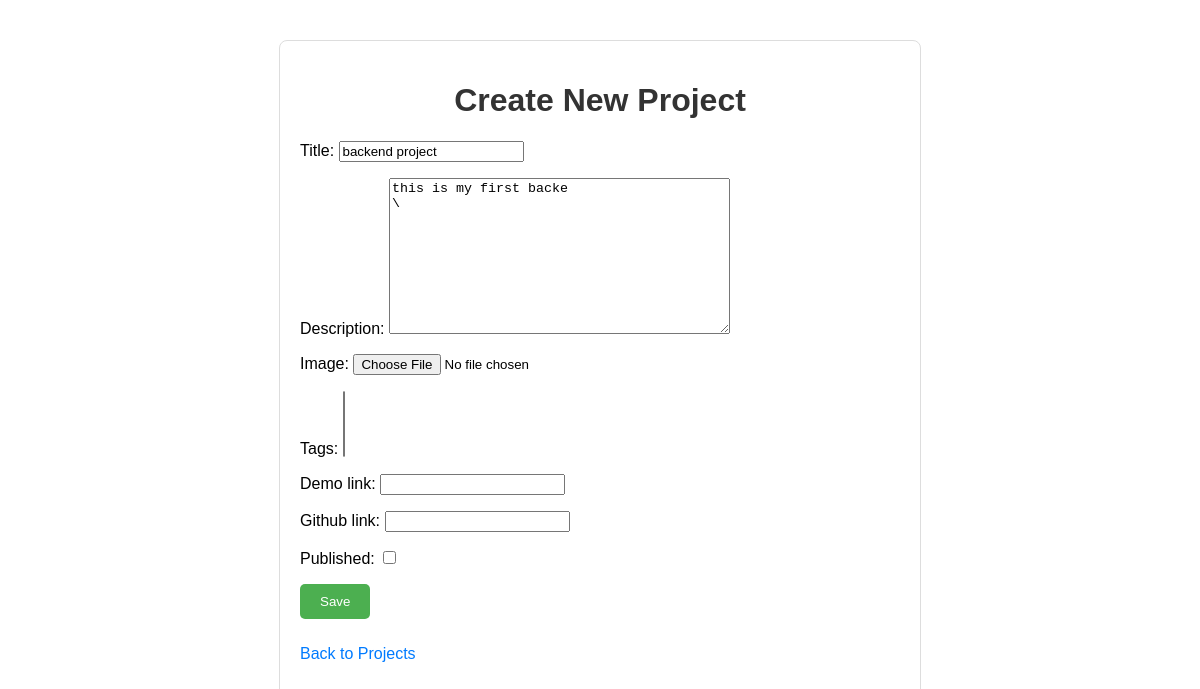
/accounts/projects/7/edit/, run on an earlier commit of the app's database.
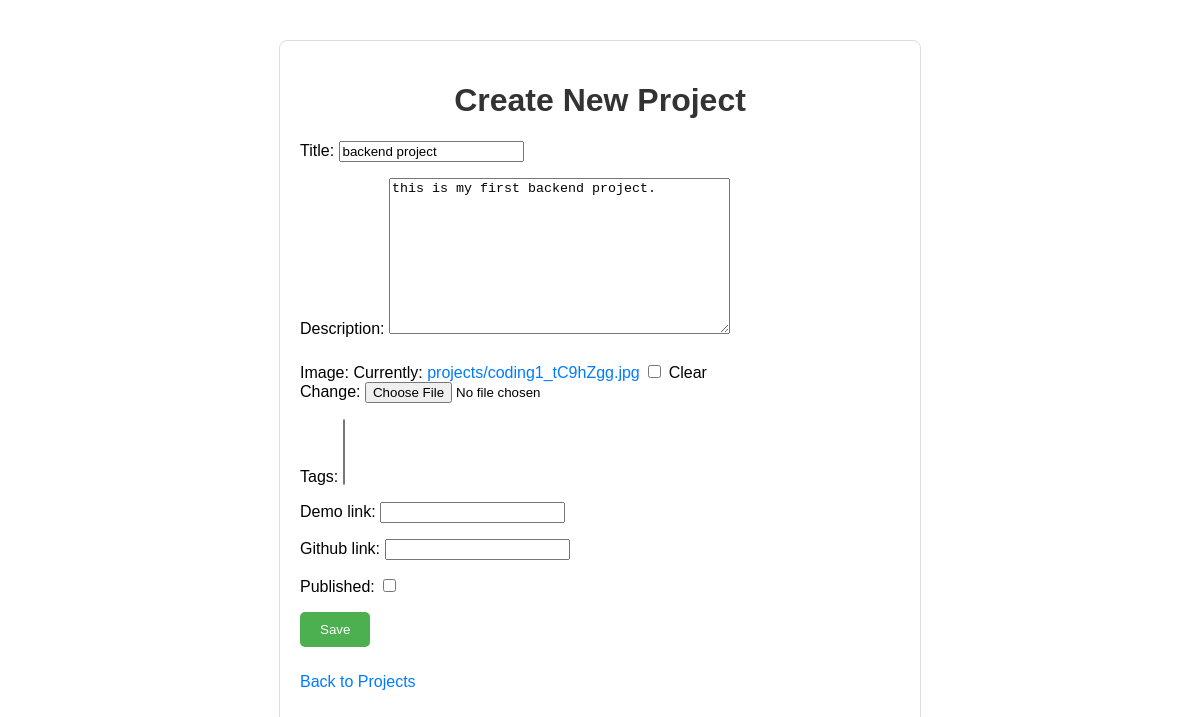
And on a later commit of the database.
### accounts/models.py (models this page shows, shortened)
class Project(models.Model):
    owner = models.ForeignKey(CustomUser, on_delete=models.CASCADE, null=True, blank=True)
    title = models.CharField(max_length=200)
    slug = models.SlugField(unique=True, blank=True)
    description = models.TextField()
    image = models.ImageField(upload_to='projects/', blank=True, null=True)
    tags = models.ManyToManyField(Tag, blank=True)
    demo_link = models.URLField(blank=True, null=True)
    github_link = models.URLField(blank=True, null=True)
    published = models.BooleanField(default=False)
    updated_at = models.DateTimeField(auto_now=True)
    created = models.DateTimeField(auto_now_add=True)

### accounts/views.py (the view)
# urls.py: path('projects/<int:pk>/edit/', views.update_project, name='update_project'),
def update_project(request, pk):
    project = get_object_or_404(Project, pk=pk)
    if request.method == 'POST':
        form = ProjectForm(request.POST, request.FILES, instance=project)
        if form.is_valid():
            form.save()
            return redirect('project_list')
    else:
        form = ProjectForm(instance=project)
    return render(request, 'accounts/project_form.html', {'form': form})

### accounts/forms.py (shortened to what this page needs)
class ProjectForm(forms.ModelForm):
    class Meta:
        model=Project
        fields=[
            'title',
            'description',
            'image',
            'tags',
            'demo_link',
            'github_link',
            'published'
        ]

### accounts/templates/accounts/project_form.html (shortened to what this page needs)
<!DOCTYPE html>
<html lang="en">
<head>
</head>
<body>
  <h1>Create New Project</h1>
  <form method="POST" enctype="multipart/form-data">
    {{ form.as_p }}
    <button type="submit">Save</button>
  </form>
  <p><a href="{% url 'project_list' %}">Back to Projects</a></p>
</body>
</html>

What changed in the data, as far as the page shows it:
changed Project "backend project": description "this is my first backe \\" → "this is my first backend project."
Also different on the page:
form field as_p: (not shown) → "☐"
text no longer shown: "Title: Description: Image: Tags: Demo link: Github link: Published:"
text now shown: "Title: Description: Image: Currently: projects/coding1_tC9hZgg.jpg Clear Change: Tags: Demo link: Github link: Published:"
